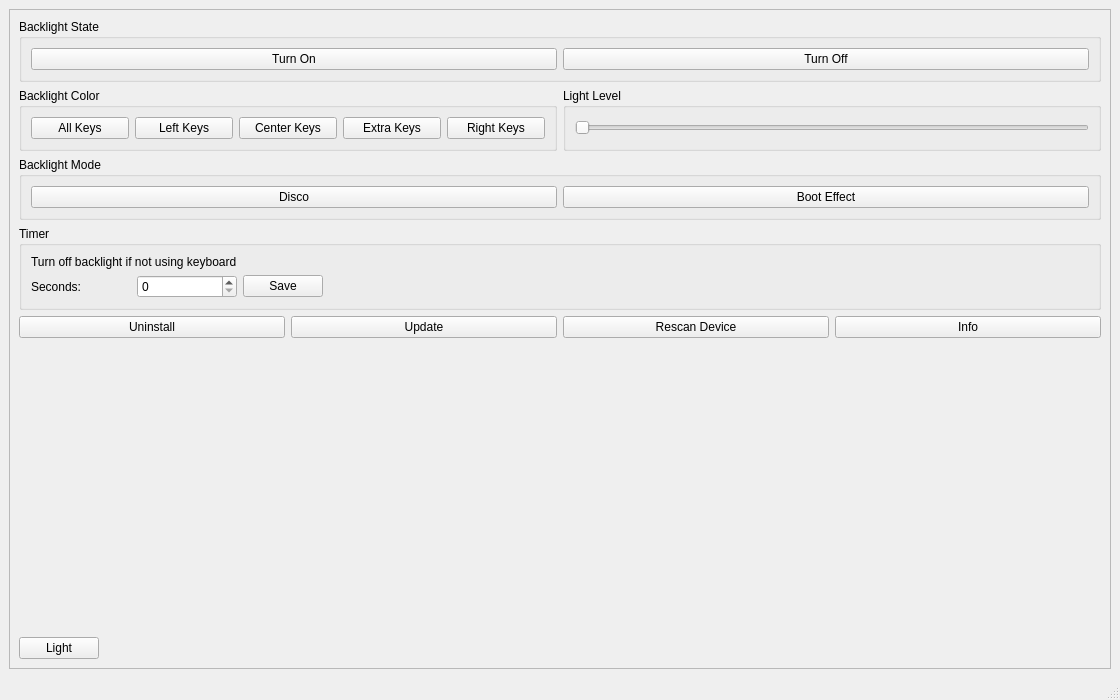
<?xml version="1.0" encoding="UTF-8"?>
<ui version="4.0">
 <class>MainWindow</class>
 <widget class="QMainWindow" name="MainWindow">
  <property name="geometry">
   <rect>
    <x>0</x>
    <y>0</y>
    <width>1120</width>
    <height>700</height>
   </rect>
  </property>
  <property name="windowTitle">
   <string>Linux Backlight Manager</string>
  </property>
  <widget class="QWidget" name="centralwidget">
   <layout class="QGridLayout" name="gridLayout">
    <item row="0" column="0">
     <widget class="QScrollArea" name="scrollArea">
      <property name="widgetResizable">
       <bool>true</bool>
      </property>
      <widget class="QWidget" name="scrollAreaWidgetContents">
       <property name="geometry">
        <rect>
         <x>0</x>
         <y>0</y>
         <width>1100</width>
         <height>658</height>
        </rect>
       </property>
       <layout class="QGridLayout" name="gridLayout_2">
        <item row="2" column="1">
         <widget class="QGroupBox" name="groupBox3">
          <property name="title">
           <string>Light Level</string>
          </property>
          <layout class="QGridLayout" name="gridLayout_4">
           <item row="1" column="0">
            <widget class="QSlider" name="colorLevelSlider">
             <property name="orientation">
              <enum>Qt::Horizontal</enum>
             </property>
            </widget>
           </item>
          </layout>
         </widget>
        </item>
        <item row="2" column="0">
         <widget class="QGroupBox" name="groupBox2">
          <property name="title">
           <string>Backlight Color</string>
          </property>
          <layout class="QGridLayout" name="gridLayout_3">
           <item row="0" column="1">
            <widget class="QPushButton" name="changeColorLeftButton">
             <property name="text">
              <string>Left Keys</string>
             </property>
            </widget>
           </item>
           <item row="0" column="0">
            <widget class="QPushButton" name="changeColorAllButton">
             <property name="text">
              <string>All Keys</string>
             </property>
            </widget>
           </item>
           <item row="0" column="3">
            <widget class="QPushButton" name="changeColorExtraButton">
             <property name="text">
              <string>Extra Keys</string>
             </property>
            </widget>
           </item>
           <item row="0" column="2">
            <widget class="QPushButton" name="changeColorCenterButton">
             <property name="text">
              <string>Center Keys</string>
             </property>
            </widget>
           </item>
           <item row="0" column="4">
            <widget class="QPushButton" name="changeColorRightButton">
             <property name="text">
              <string>Right Keys</string>
             </property>
            </widget>
           </item>
          </layout>
         </widget>
        </item>
        <item row="5" column="0" colspan="2">
         <layout class="QGridLayout" name="gridLayout1">
          <item row="0" column="1">
           <widget class="QPushButton" name="updateButton">
            <property name="text">
             <string>Update</string>
            </property>
           </widget>
          </item>
          <item row="0" column="2">
           <widget class="QPushButton" name="rescanButton">
            <property name="text">
             <string>Rescan Device</string>
            </property>
           </widget>
          </item>
          <item row="0" column="0">
           <widget class="QPushButton" name="uninstallButton">
            <property name="text">
             <string>Uninstall</string>
            </property>
           </widget>
          </item>
          <item row="0" column="3">
           <widget class="QPushButton" name="infoButton">
            <property name="text">
             <string>Info</string>
            </property>
           </widget>
          </item>
         </layout>
        </item>
        <item row="6" column="0" colspan="2">
         <spacer name="verticalSpacer">
          <property name="orientation">
           <enum>Qt::Vertical</enum>
          </property>
          <property name="sizeHint" stdset="0">
           <size>
            <width>20</width>
            <height>40</height>
           </size>
          </property>
         </spacer>
        </item>
        <item row="3" column="0" colspan="2">
         <widget class="QGroupBox" name="groupBox4">
          <property name="title">
           <string>Backlight Mode</string>
          </property>
          <layout class="QGridLayout" name="gridLayout_6">
           <item row="0" column="0">
            <widget class="QPushButton" name="discoModeButton">
             <property name="text">
              <string>Disco</string>
             </property>
            </widget>
           </item>
           <item row="0" column="1">
            <widget class="QPushButton" name="bootEffectModeButton">
             <property name="text">
              <string>Boot Effect</string>
             </property>
            </widget>
           </item>
          </layout>
         </widget>
        </item>
        <item row="7" column="0">
         <layout class="QGridLayout" name="gridLayout2">
          <item row="0" column="0">
           <widget class="QPushButton" name="styleChangeButton">
            <property name="text">
             <string>Light</string>
            </property>
           </widget>
          </item>
          <item row="0" column="1">
           <spacer name="horizontalSpacer_2">
            <property name="orientation">
             <enum>Qt::Horizontal</enum>
            </property>
            <property name="sizeHint" stdset="0">
             <size>
              <width>40</width>
              <height>20</height>
             </size>
            </property>
           </spacer>
          </item>
         </layout>
        </item>
        <item row="0" column="0" colspan="2">
         <widget class="QGroupBox" name="groupBox1">
          <property name="title">
           <string>Backlight State</string>
          </property>
          <layout class="QGridLayout" name="gridLayout_5">
           <item row="0" column="0">
            <widget class="QPushButton" name="turnOnButton">
             <property name="text">
              <string>Turn On</string>
             </property>
            </widget>
           </item>
           <item row="0" column="1">
            <widget class="QPushButton" name="turnOffButton">
             <property name="text">
              <string>Turn Off</string>
             </property>
            </widget>
           </item>
          </layout>
         </widget>
        </item>
        <item row="4" column="0" colspan="2">
         <widget class="QGroupBox" name="groupBox5">
          <property name="title">
           <string>Timer</string>
          </property>
          <layout class="QGridLayout" name="gridLayout_7">
           <item row="1" column="0">
            <widget class="QLabel" name="label1">
             <property name="text">
              <string>Seconds:</string>
             </property>
            </widget>
           </item>
           <item row="1" column="1">
            <widget class="QSpinBox" name="spinBox"/>
           </item>
           <item row="1" column="2">
            <widget class="QPushButton" name="saveTimerButton">
             <property name="text">
              <string>Save</string>
             </property>
            </widget>
           </item>
           <item row="0" column="0" colspan="2">
            <widget class="QLabel" name="label">
             <property name="text">
              <string>Turn off backlight if not using keyboard</string>
             </property>
            </widget>
           </item>
           <item row="1" column="3">
            <spacer name="horizontalSpacer">
             <property name="orientation">
              <enum>Qt::Horizontal</enum>
             </property>
             <property name="sizeHint" stdset="0">
              <size>
               <width>40</width>
               <height>20</height>
              </size>
             </property>
            </spacer>
           </item>
          </layout>
         </widget>
        </item>
       </layout>
      </widget>
     </widget>
    </item>
   </layout>
  </widget>
  <widget class="QStatusBar" name="statusbar"/>
 </widget>
 <resources/>
 <connections/>
</ui>
